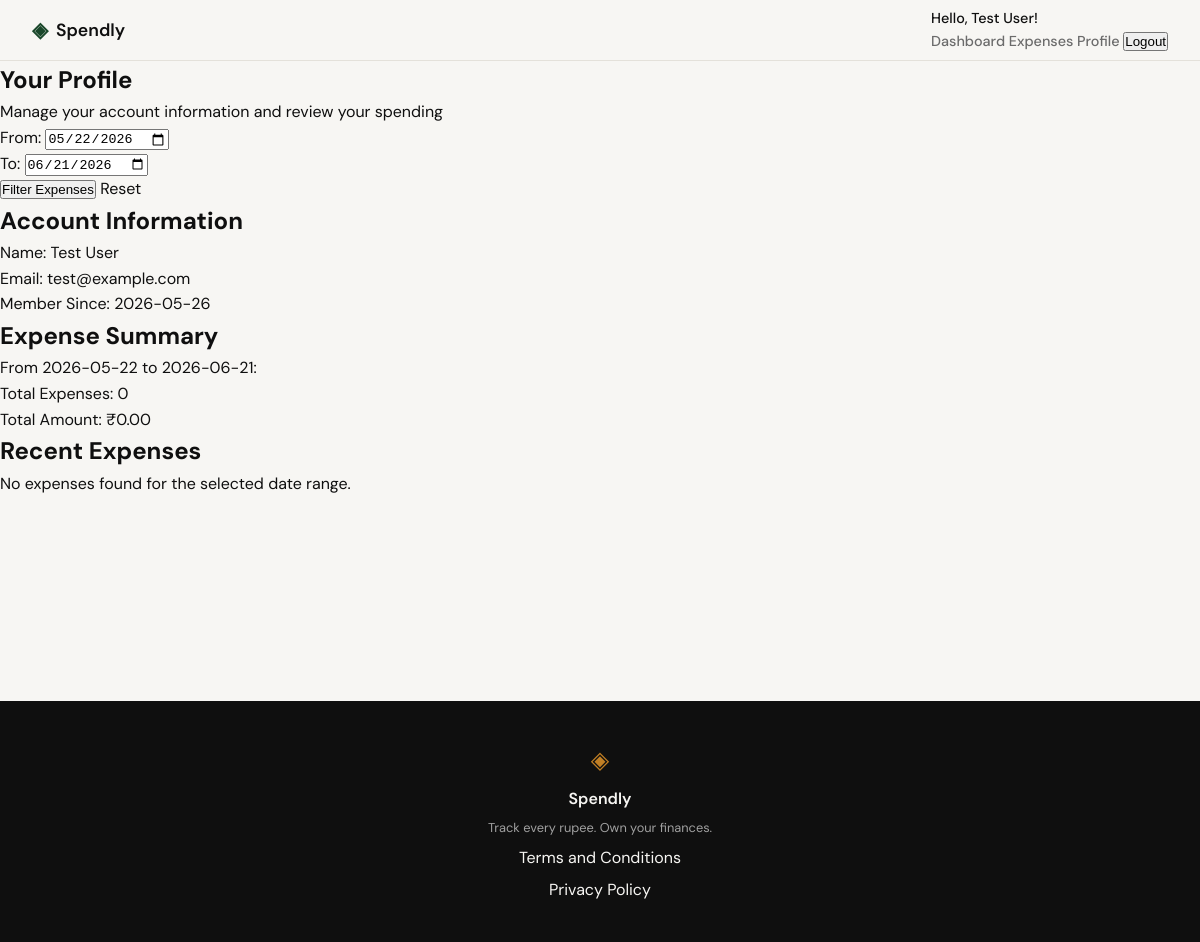
/profile (signed in), run on an earlier commit of the app's database.
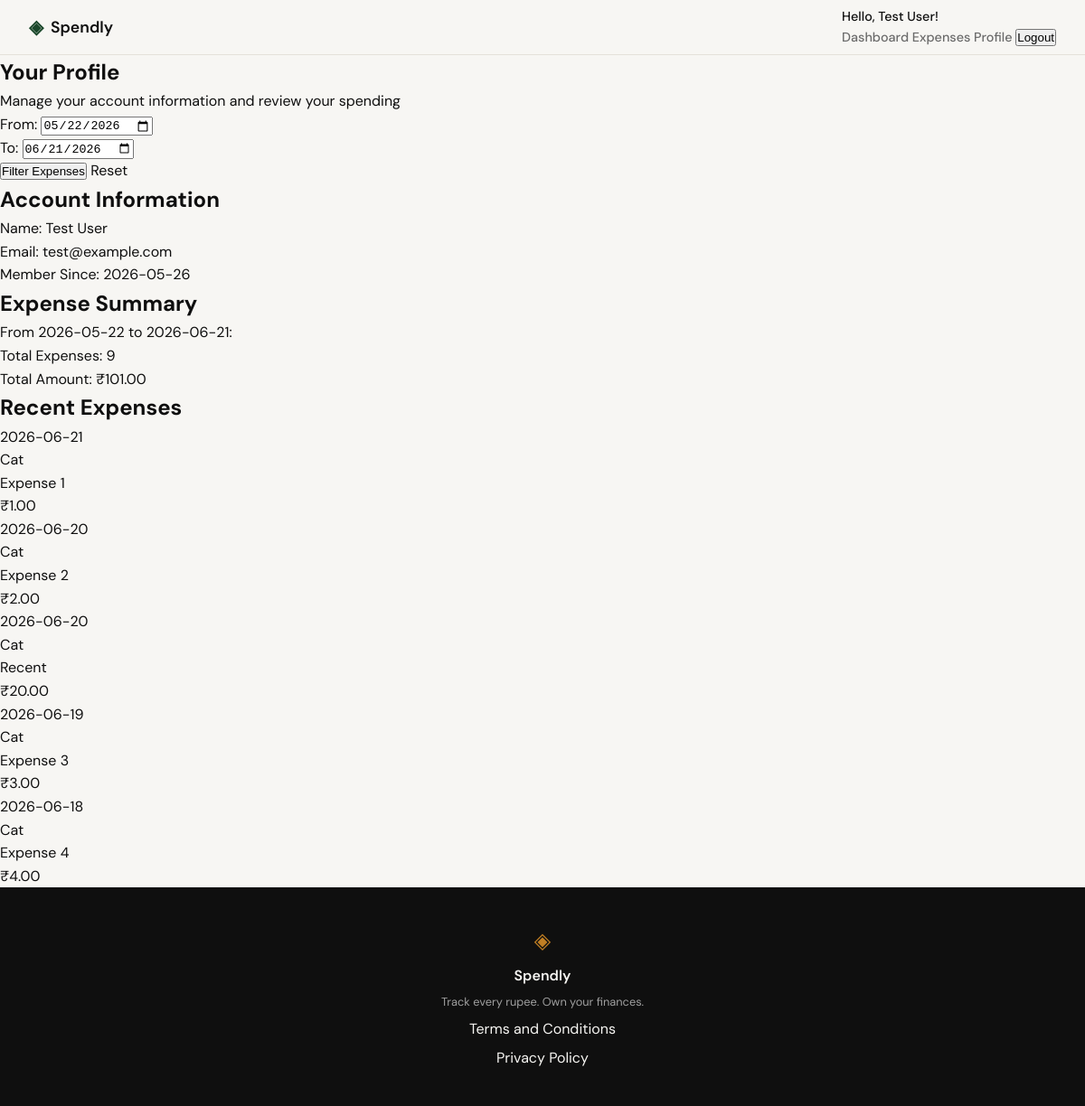
And on a later commit of the database.
### tables this page shows
CREATE TABLE users (
            id INTEGER PRIMARY KEY AUTOINCREMENT,
            name TEXT NOT NULL,
            email TEXT UNIQUE NOT NULL,
            password_hash TEXT NOT NULL,
            created_at TEXT DEFAULT CURRENT_TIMESTAMP
        );

CREATE TABLE expenses (
            id INTEGER PRIMARY KEY AUTOINCREMENT,
            user_id INTEGER NOT NULL,
            amount REAL NOT NULL,
            category TEXT NOT NULL,
            date TEXT NOT NULL,
            description TEXT,
            created_at TEXT DEFAULT CURRENT_TIMESTAMP,
            FOREIGN KEY (user_id) REFERENCES users (id)
        );

### app.py (the view)
@app.route("/profile")
@login_required
def profile():
    if 'user_id' not in session:
        return redirect(url_for('login'))
    start_date = request.args.get('start_date')
    end_date = request.args.get('end_date')
    if not start_date and not end_date:
        end_date = datetime.now().strftime('%Y-%m-%d')
        start_date = (datetime.now() - timedelta(days=30)).strftime('%Y-%m-%d')
    elif not start_date:
        start_date = end_date
    elif not end_date:
        end_date = start_date
    if start_date > end_date:
        start_date, end_date = end_date, start_date
    conn = get_db()
    try:
        cursor = conn.cursor()
        cursor.execute(
            "SELECT name, email, created_at FROM users WHERE id = ?",
            (session['user_id'],)
        )
        user = cursor.fetchone()
        if user is None:
            session.clear()
            return redirect(url_for('login'))
        cursor.execute(
            "SELECT COUNT(*) as count, COALESCE(SUM(amount), 0) as total FROM expenses WHERE user_id = ? AND date >= ? AND date <= ?",
            (session['user_id'], start_date, end_date)
        )
        summary = cursor.fetchone()
        cursor.execute(
            """SELECT id, amount, category, date, description
               FROM expenses
               WHERE user_id = ? AND date >= ? AND date <= ?
               ORDER BY date DESC, created_at DESC
               LIMIT 5""",
            (session['user_id'], start_date, end_date)
        )
        recent_expenses = cursor.fetchall()
        return render_template("profile.html",
                              user=user,
                              summary=summary,
                              recent_expenses=recent_expenses,
                              start_date=start_date,
                              end_date=end_date)
    except Exception as e:
        return render_template("error.html", error="Unable to load profile"), 500
    finally:
        conn.close()

### app.py (called while the page is built)
def login_required(f):
    @wraps(f)
    def decorated_function(*args, **kwargs):
        if 'user_id' not in session:
            return redirect(url_for('login'))
        return f(*args, **kwargs)
    return decorated_function

### database/db.py (called while the page is built)
def get_db():
    conn = sqlite3.connect('spendly.db')
    conn.row_factory = sqlite3.Row
    conn.execute('PRAGMA foreign_keys = ON')
    return conn

### templates/profile.html (shortened to what this page needs)
{% extends "base.html" %}
{% block content %}
<section class="profile-section">
    <div class="profile-container">
        <div class="profile-header">
            <h1 class="profile-title">Your Profile</h1>
            <p class="profile-subtitle">Manage your account information and review your spending</p>
        </div>
        <div class="profile-filters">
            <form method="GET" action="{{ url_for('profile') }}">
                <div class="filter-group">
                    <label for="start_date">From:</label>
                    <input type="date" id="start_date" name="start_date" value="{{ start_date }}">
                </div>
                <div class="filter-group">
                    <label for="end_date">To:</label>
                    <input type="date" id="end_date" name="end_date" value="{{ end_date }}">
                </div>
                <button type="submit" class="btn btn-filter">Filter Expenses</button>
                <a href="{{ url_for('profile') }}" class="btn btn-reset">Reset</a>
            </form>
        </div>
        <div class="profile-info-card">
            <h2>Account Information</h2>
            <div class="profile-info-list">
                <div class="profile-info-item">
                    <span class="profile-label">Name:</span>
                    <span class="profile-value">{{ user.name }}</span>
                </div>
                <div class="profile-info-item">
                    <span class="profile-label">Email:</span>
                    <span class="profile-value">{{ user.email }}</span>
                </div>
                <div class="profile-info-item">
                    <span class="profile-label">Member Since:</span>
                    <span class="profile-value">{{ user.created_at.split()[0] if user.created_at else 'N/A' }}</span>
                </div>
            </div>
        </div>
        {% if summary %}
        <div class="profile-summary-card">
            <h2>Expense Summary</h2>
            <p class="summary-text">
                From {{ start_date }} to {{ end_date }}:
            </p>
            <div class="summary-details">
                <div class="summary-item">
                    <span class="summary-label">Total Expenses:</span>
                    <span class="summary-value">{{ summary.count }}</span>
                </div>
                <div class="summary-item">
                    <span class="summary-label">Total Amount:</span>
                    <span class="summary-value">₹{{ "%.2f"|format(summary.total) }}</span>
                </div>
            </div>
        </div>
        {% endif %}
        <div class="profile-recent-card">
            <h2>Recent Expenses</h2>
            {% if recent_expenses|length > 0 %}
            <div class="recent-expenses-list">
                {% for expense in recent_expenses %}
                <div class="expense-item">
                    <div class="expense-item-info">
                        <div class="expense-date">{{ expense.date }}</div>
                        <div class="expense-category">
                            <span class="category-tag category-{{ expense.category|lower|replace(' ', '-') }}">
                                {{ expense.category }}
                            </span>
                        </div>
                        {% if expense.description %}
                        <div class="expense-description">
                            {{ expense.description }}
                        </div>
                        {% endif %}
                    </div>
                    <div class="expense-amount">
                        ₹{{ "%.2f"|format(expense.amount) }}
                    </div>
                </div>
                {% endfor %}
            </div>
            {% else %}
            <p class="empty-state">No expenses found for the selected date range.</p>
            {% endif %}
        </div>
    </div>
</section>
{% endblock %}

### templates/base.html (shortened to what this page needs)
<!DOCTYPE html>
<html lang="en">
<head>
    <link rel="stylesheet" href="{{ url_for('static', filename='css/style.css') }}">
</head>
<body>
    <nav class="navbar">
        <div class="nav-inner">
            <a href="{{ url_for('landing') }}" class="nav-brand">
                <span class="brand-icon">◈</span>
                <span class="brand-name">Spendly</span>
            </a>
            <div class="nav-links">
                {% if session.user_id %}
                <div class="user-menu">
                    <span class="user-greeting">Hello, {{ session.user_name }}!</span>
                    <nav class="user-nav">
                        <a href="{{ url_for('dashboard') }}">Dashboard</a>
                        <a href="{{ url_for('expenses') }}">Expenses</a>
                        <a href="{{ url_for('profile') }}">Profile</a>
                        <form action="{{ url_for('logout') }}" method="POST" style="display: inline;">
                            <button type="submit" class="nav-link logout-btn">Logout</button>
                        </form>
                    </nav>
                </div>
                {% else %}
                <a href="{{ url_for('login') }}">Sign in</a>
                <a href="{{ url_for('register') }}" class="nav-cta">Get started</a>
                {% endif %}
            </div>
        </div>
    </nav>
    <main class="main-content">
        {% block content %}{% endblock %}
    </main>
    <footer class="footer">
        <div class="footer-inner">
            <span class="brand-icon">◈</span>
            <span class="footer-name">Spendly</span>
            <p class="footer-copy">Track every rupee. Own your finances.</p>
            <a href="/terms">Terms and Conditions</a>
            <a href="/privacy">Privacy Policy</a>
        </div>
    </footer>
</body>
</html>

### static/css/style.css (style rules this page uses)
:root { --ink: #0f0f0f; --ink-soft: #2d2d2d; --ink-muted: #6b6b6b; --ink-faint: #a0a0a0; --paper: #f7f6f3; --paper-warm: #f0ede6; --paper-card: #ffffff; --accent: #1a472a; --accent-light: #e8f0eb; --accent-2: #c17f24; --accent-2-light: #fdf3e3; --danger: #c0392b; --danger-light: #fdecea; --border: #e4e1da; --border-soft: #eeebe4; --font-display: 'DM Serif Display', Georgia, serif; --font-body: 'DM Sans', system-ui, sans-serif; --max-width: 1200px; --auth-width: 440px; --radius-sm: 6px; --radius-md: 12px; --radius-lg: 20px; }
*, *::before, *::after { box-sizing: border-box; margin: 0; padding: 0; }
html { font-size: 16px; scroll-behavior: smooth; }
body { background: var(--paper); color: var(--ink); font-family: var(--font-body); font-size: 1rem; line-height: 1.6; -webkit-font-smoothing: antialiased; }
a { color: inherit; text-decoration: none; }
.navbar { position: sticky; top: 0; z-index: 100; background: var(--paper); border-bottom: 1px solid var(--border); padding: 0 2rem; }
.nav-inner { max-width: var(--max-width); margin: 0 auto; height: 60px; display: flex; align-items: center; justify-content: space-between; }
.nav-brand { display: flex; align-items: center; gap: 0.5rem; font-family: var(--font-body); font-weight: 600; font-size: 1.1rem; color: var(--ink); }
.brand-icon { color: var(--accent); font-size: 1.3rem; }
.brand-name { color: var(--ink); }
.nav-links { display: flex; align-items: center; gap: 1.5rem; font-size: 0.9rem; font-weight: 500; }
.nav-links a { color: var(--ink-muted); transition: color 0.2s; }
.main-content { min-height: calc(100vh - 60px - 100px); }
.footer { background: var(--ink); color: var(--paper); padding: 2.5rem 2rem; text-align: center; }
.footer-inner { display: flex; flex-direction: column; align-items: center; gap: 0.4rem; }
.footer .brand-icon { color: var(--accent-2); font-size: 1.5rem; }
.footer-name { font-weight: 600; font-size: 1rem; }
.footer-copy { font-size: 0.8rem; color: var(--ink-faint); }

What changed in the data, as far as the page shows it:
added expenses: date "2026-06-21", category "Cat", description "Expense 1", amount "1.00"
added expenses: date "2026-06-20", category "Cat", description "Expense 2", amount "2.00"
added expenses: date "2026-06-20", category "Cat", description "Recent", amount "20.00"
added expenses: date "2026-06-19", category "Cat", description "Expense 3", amount "3.00"
added expenses: date "2026-06-18", category "Cat", description "Expense 4", amount "4.00"
Also different on the page:
{{ summary.count }}: "0" → "9"
{{ "%.2f"|format(summary.total) }}: "0.00" → "101.00"
text no longer shown: "No expenses found for the selected date range."
